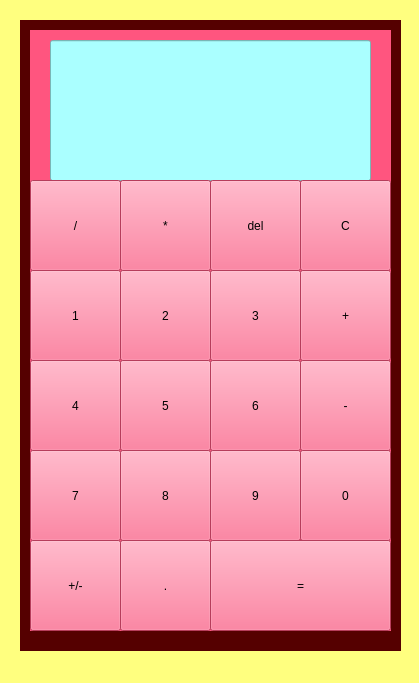
<?xml version="1.0" encoding="UTF-8"?>
<ui version="4.0">
 <class>MainWindow</class>
 <widget class="QMainWindow" name="MainWindow">
  <property name="geometry">
   <rect>
    <x>0</x>
    <y>0</y>
    <width>419</width>
    <height>683</height>
   </rect>
  </property>
  <property name="cursor">
   <cursorShape>PointingHandCursor</cursorShape>
  </property>
  <property name="windowTitle">
   <string>MainWindow</string>
  </property>
  <property name="styleSheet">
   <string notr="true">background-color: rgb(255, 255, 127);</string>
  </property>
  <widget class="QWidget" name="centralwidget">
   <widget class="QWidget" name="widget_2" native="true">
    <property name="geometry">
     <rect>
      <x>20</x>
      <y>20</y>
      <width>381</width>
      <height>631</height>
     </rect>
    </property>
    <property name="styleSheet">
     <string notr="true">background-color: rgb(85, 0, 0);</string>
    </property>
    <widget class="QWidget" name="widget" native="true">
     <property name="geometry">
      <rect>
       <x>10</x>
       <y>10</y>
       <width>361</width>
       <height>601</height>
      </rect>
     </property>
     <property name="styleSheet">
      <string notr="true">background-color: rgb(255, 85, 127);
border-bottom-color: rgb(85, 0, 0);
border-left-color: rgb(85, 0, 0);
border-right-color: rgb(85, 0, 0);
border-top-color: rgb(85, 0, 0);
</string>
     </property>
     <widget class="QLineEdit" name="lineEdit">
      <property name="geometry">
       <rect>
        <x>20</x>
        <y>10</y>
        <width>321</width>
        <height>141</height>
       </rect>
      </property>
      <property name="styleSheet">
       <string notr="true">background-color: rgb(170, 255, 255);
font: 48pt &quot;Segoe UI&quot;;</string>
      </property>
      <property name="text">
       <string/>
      </property>
     </widget>
     <widget class="QPushButton" name="pushButton_multiply">
      <property name="geometry">
       <rect>
        <x>90</x>
        <y>150</y>
        <width>91</width>
        <height>91</height>
       </rect>
      </property>
      <property name="styleSheet">
       <string notr="true">font: 72pt &quot;Segoe UI&quot;;</string>
      </property>
      <property name="text">
       <string>*</string>
      </property>
     </widget>
     <widget class="QPushButton" name="pushButto_delimetr">
      <property name="geometry">
       <rect>
        <x>0</x>
        <y>150</y>
        <width>91</width>
        <height>91</height>
       </rect>
      </property>
      <property name="styleSheet">
       <string notr="true">font: 32pt &quot;Segoe UI&quot;;</string>
      </property>
      <property name="text">
       <string>/</string>
      </property>
     </widget>
     <widget class="QPushButton" name="pushButton_point">
      <property name="geometry">
       <rect>
        <x>90</x>
        <y>510</y>
        <width>91</width>
        <height>91</height>
       </rect>
      </property>
      <property name="styleSheet">
       <string notr="true">font: 72pt &quot;Segoe UI&quot;;
text-align:'center';</string>
      </property>
      <property name="text">
       <string>.</string>
      </property>
     </widget>
     <widget class="QPushButton" name="pushButton_1">
      <property name="geometry">
       <rect>
        <x>0</x>
        <y>240</y>
        <width>91</width>
        <height>91</height>
       </rect>
      </property>
      <property name="styleSheet">
       <string notr="true">font: 36pt &quot;Segoe UI&quot;;</string>
      </property>
      <property name="text">
       <string>1</string>
      </property>
     </widget>
     <widget class="QPushButton" name="pushButton_2">
      <property name="geometry">
       <rect>
        <x>90</x>
        <y>240</y>
        <width>91</width>
        <height>91</height>
       </rect>
      </property>
      <property name="styleSheet">
       <string notr="true">font: 36pt &quot;Segoe UI&quot;;</string>
      </property>
      <property name="text">
       <string>2</string>
      </property>
     </widget>
     <widget class="QPushButton" name="pushButton_3">
      <property name="geometry">
       <rect>
        <x>180</x>
        <y>240</y>
        <width>91</width>
        <height>91</height>
       </rect>
      </property>
      <property name="styleSheet">
       <string notr="true">font: 36pt &quot;Segoe UI&quot;;</string>
      </property>
      <property name="text">
       <string>3</string>
      </property>
     </widget>
     <widget class="QPushButton" name="pushButton_plus">
      <property name="geometry">
       <rect>
        <x>270</x>
        <y>240</y>
        <width>91</width>
        <height>91</height>
       </rect>
      </property>
      <property name="styleSheet">
       <string notr="true">font: 36pt &quot;Segoe UI&quot;;</string>
      </property>
      <property name="text">
       <string>+</string>
      </property>
     </widget>
     <widget class="QPushButton" name="pushButton_deleter">
      <property name="geometry">
       <rect>
        <x>180</x>
        <y>150</y>
        <width>91</width>
        <height>91</height>
       </rect>
      </property>
      <property name="styleSheet">
       <string notr="true">font: 36pt &quot;Segoe UI&quot;;</string>
      </property>
      <property name="text">
       <string>del</string>
      </property>
     </widget>
     <widget class="QPushButton" name="pushButton_4">
      <property name="geometry">
       <rect>
        <x>0</x>
        <y>330</y>
        <width>91</width>
        <height>91</height>
       </rect>
      </property>
      <property name="styleSheet">
       <string notr="true">font: 36pt &quot;Segoe UI&quot;;</string>
      </property>
      <property name="text">
       <string>4</string>
      </property>
     </widget>
     <widget class="QPushButton" name="pushButton_5">
      <property name="geometry">
       <rect>
        <x>90</x>
        <y>330</y>
        <width>91</width>
        <height>91</height>
       </rect>
      </property>
      <property name="styleSheet">
       <string notr="true">font: 36pt &quot;Segoe UI&quot;;</string>
      </property>
      <property name="text">
       <string>5</string>
      </property>
     </widget>
     <widget class="QPushButton" name="pushButton_6">
      <property name="geometry">
       <rect>
        <x>180</x>
        <y>330</y>
        <width>91</width>
        <height>91</height>
       </rect>
      </property>
      <property name="styleSheet">
       <string notr="true">font: 36pt &quot;Segoe UI&quot;;</string>
      </property>
      <property name="text">
       <string>6</string>
      </property>
     </widget>
     <widget class="QPushButton" name="pushButton_minus">
      <property name="geometry">
       <rect>
        <x>270</x>
        <y>330</y>
        <width>91</width>
        <height>91</height>
       </rect>
      </property>
      <property name="styleSheet">
       <string notr="true">font: 36pt &quot;Segoe UI&quot;;</string>
      </property>
      <property name="text">
       <string>-</string>
      </property>
     </widget>
     <widget class="QPushButton" name="pushButton_7">
      <property name="geometry">
       <rect>
        <x>0</x>
        <y>420</y>
        <width>91</width>
        <height>91</height>
       </rect>
      </property>
      <property name="styleSheet">
       <string notr="true">font: 7pt &quot;Segoe UI&quot;;
font: 36pt &quot;Segoe UI&quot;;</string>
      </property>
      <property name="text">
       <string>7</string>
      </property>
     </widget>
     <widget class="QPushButton" name="pushButton_8">
      <property name="geometry">
       <rect>
        <x>90</x>
        <y>420</y>
        <width>91</width>
        <height>91</height>
       </rect>
      </property>
      <property name="styleSheet">
       <string notr="true">font: 36pt &quot;Segoe UI&quot;;</string>
      </property>
      <property name="text">
       <string>8</string>
      </property>
     </widget>
     <widget class="QPushButton" name="pushButton_9">
      <property name="geometry">
       <rect>
        <x>180</x>
        <y>420</y>
        <width>91</width>
        <height>91</height>
       </rect>
      </property>
      <property name="styleSheet">
       <string notr="true">font: 36pt &quot;Segoe UI&quot;;</string>
      </property>
      <property name="text">
       <string>9</string>
      </property>
     </widget>
     <widget class="QPushButton" name="pushButton_0">
      <property name="geometry">
       <rect>
        <x>270</x>
        <y>420</y>
        <width>91</width>
        <height>91</height>
       </rect>
      </property>
      <property name="styleSheet">
       <string notr="true">font: 36pt &quot;Segoe UI&quot;;</string>
      </property>
      <property name="text">
       <string>0</string>
      </property>
     </widget>
     <widget class="QPushButton" name="pushButton_plus_or_minus">
      <property name="geometry">
       <rect>
        <x>0</x>
        <y>510</y>
        <width>91</width>
        <height>91</height>
       </rect>
      </property>
      <property name="styleSheet">
       <string notr="true">font: 7pt &quot;Segoe UI&quot;;
font: 36pt &quot;Segoe UI&quot;;</string>
      </property>
      <property name="text">
       <string>+/-</string>
      </property>
     </widget>
     <widget class="QPushButton" name="pushButton_reset">
      <property name="geometry">
       <rect>
        <x>270</x>
        <y>150</y>
        <width>91</width>
        <height>91</height>
       </rect>
      </property>
      <property name="styleSheet">
       <string notr="true">font: 7pt &quot;Segoe UI&quot;;
font: 36pt &quot;Segoe UI&quot;;</string>
      </property>
      <property name="text">
       <string>C</string>
      </property>
     </widget>
     <widget class="QPushButton" name="pushButton_result">
      <property name="geometry">
       <rect>
        <x>180</x>
        <y>510</y>
        <width>181</width>
        <height>91</height>
       </rect>
      </property>
      <property name="styleSheet">
       <string notr="true">font: 36pt &quot;Segoe UI&quot;;</string>
      </property>
      <property name="text">
       <string>=</string>
      </property>
     </widget>
    </widget>
   </widget>
  </widget>
  <widget class="QMenuBar" name="menubar">
   <property name="geometry">
    <rect>
     <x>0</x>
     <y>0</y>
     <width>419</width>
     <height>22</height>
    </rect>
   </property>
  </widget>
  <widget class="QStatusBar" name="statusbar"/>
 </widget>
 <resources/>
 <connections/>
</ui>
